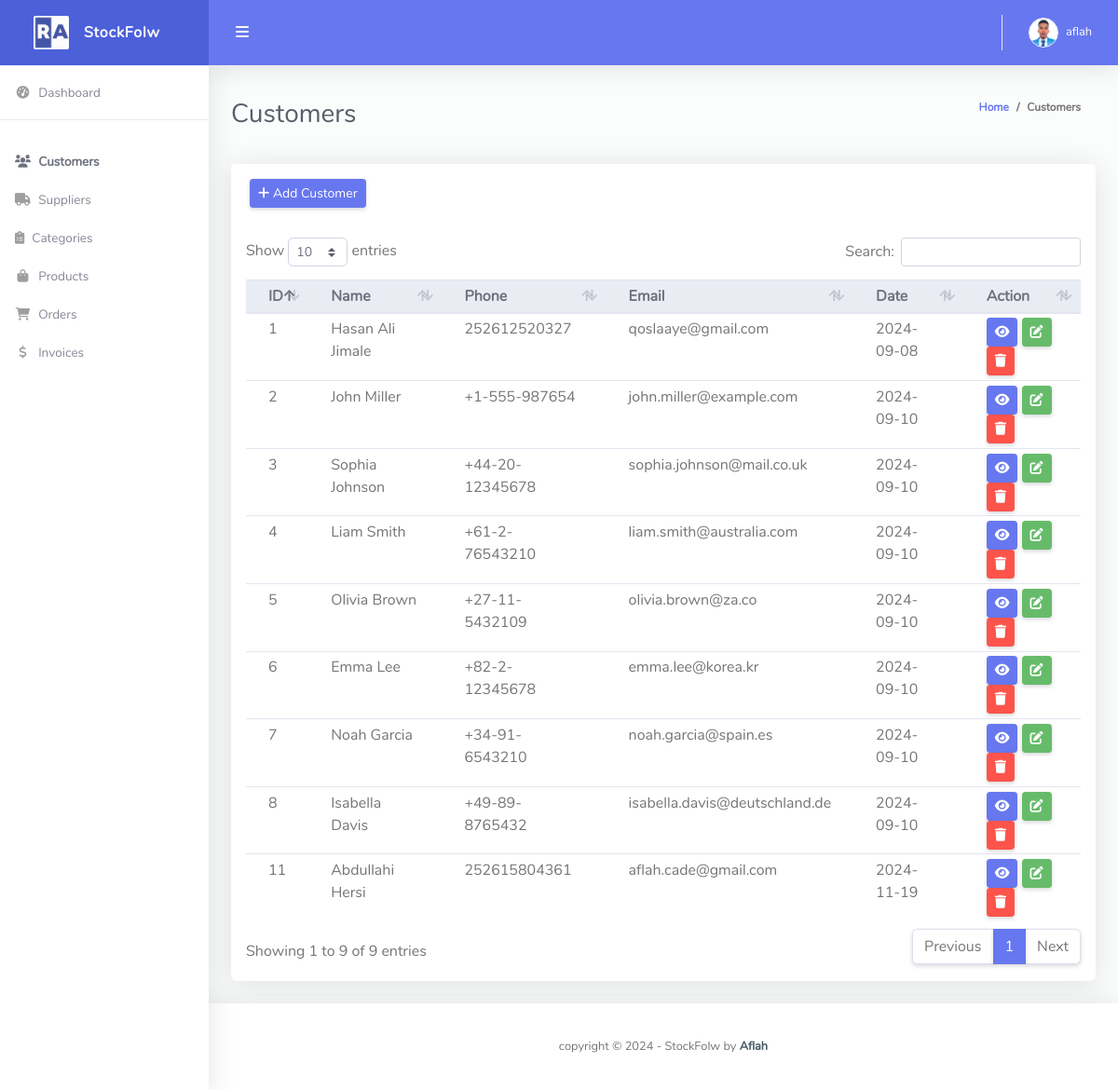
The page /customer/ (signed in) on the database its author committed.
### stockflow/models.py (models this page shows, shortened)
class Customer(models.Model):
    user = models.OneToOneField(User, null=True, blank=True, on_delete=models.CASCADE)
    name = models.CharField(max_length=200, null=True, blank=True)
    phone = models.CharField(max_length=200, null=True, blank=True)
    email = models.EmailField(max_length=200, null=True, blank=True)
    address = models.TextField(null=True, blank=True)
    profile_pic = models.ImageField(default="profile1.png", null=True, blank=True)
    date_created = models.DateTimeField(auto_now_add=True, null=True, blank=True)

### stockflow/decorators.py (the view)
		def wrapper_func(request, *args, **kwargs):
			group = None
			if request.user.groups.exists():
				group = request.user.groups.all()[0].name
			if group in allowed_roles:
				return view_func(request, *args, **kwargs)
			else:
				return redirect('/')

### stockflow/forms.py (shortened to what this page needs)
class CustomerForm(forms.ModelForm):
    class Meta:
        model = Customer
        fields = '__all__'
        exclude = ['user']
        widgets = {
            'name': forms.TextInput(attrs={'class': 'form-control', 'placeholder': 'Customer Name', 'required': True}),
            'phone': forms.TextInput(attrs={'class': 'form-control', 'placeholder': 'Phone', 'required': True}),
            'email': forms.EmailInput(attrs={'class': 'form-control', 'placeholder': 'Email', 'required': True}),
            'address': forms.Textarea(attrs={'class': 'form-control', 'placeholder': 'Address', 'required': True}),
        }

### stockflow/views.py (called while the page is built)
@login_required(login_url='login')
@allowed_users(allowed_roles=['admin'])
def customer(request):
    customers = Customer.objects.all()
    form = CustomerForm()
    context = {'customers': customers, 'form': form}
    return render(request, 'customer.html', context)

### templates/customer.html (shortened to what this page needs)
{% extends 'base.html' %}
{% block content %}
<div class="container-fluid" id="container-wrapper">
    <div class="d-sm-flex align-items-center justify-content-between mb-4">
        <h1 class="h3 mb-0 text-gray-800">Customers</h1>
        <ol class="breadcrumb">
            <li class="breadcrumb-item"><a href="{% url 'home' %}">Home</a></li>
            <li class="breadcrumb-item">Customers</li>
        </ol>
    </div>
    <div class="row">
        <div class="col-lg-12">
            <div class="card mb-4">
                <div class="card-header py-3 d-flex flex-row align-items-center justify-content-between">
                    <button class="btn btn-sm btn-primary" data-toggle="modal" data-target="#modal-add-customer">
                        <i class="fas fa-plus"></i> Add Customer
                    </button>
                </div>
                <div class="table-responsive p-3">
                    <table class="table align-items-center table-flush table-hover table-sm" id="dataTableHover">
                        <thead class="thead-light">
                            <tr>
                                <th>ID</th>
                                <th>Name</th>
                                <th>Phone</th>
                                <th>Email</th>
                                <th>Date</th>
                                <th>Action</th>
                            </tr>
                        </thead>
                        <tbody>
                            {% for customer in customers %}
                            <tr data-description="{{ customer.address }}">
                                <td>{{ customer.id }}</td>
                                <td>{{ customer.name }}</td>
                                <td>{{ customer.phone }}</td>
                                <td>{{ customer.email }}</td>
                                <td>{{ customer.date_created|date:"Y-m-d" }}</td>
                                <td>
                                    <a href="{% url 'customer_orders' customer.id %}" class="btn btn-sm btn-primary">
                                        <i class="fas fa-eye"></i>
                                    </a>
                                    <a href="" class="btn btn-sm btn-success" data-toggle="modal"
                                        data-target="#modal-update-{{ customer.id }}">
                                        <i class="fas fa-edit"></i>
                                    </a>
                                    <a href="" class="btn btn-sm btn-danger" data-toggle="modal"
                                        data-target="#modal-delete-{{ customer.id }}">
                                        <i class="fas fa-trash"></i>
                                    </a>
                                </td>
                            </tr>
                            {% endfor %}
                        </tbody>
                    </table>
                </div>
            </div>
        </div>
    </div>
</div>
{% endblock %}

### templates/partials/topbar.html (shortened to what this page needs)
{% load static %}
<nav class="navbar navbar-expand navbar-light bg-navbar topbar mb-4 static-top">
    <button id="sidebarToggleTop" class="btn btn-link rounded-circle mr-3">
        <i class="fa fa-bars"></i>
    </button>
    <ul class="navbar-nav ml-auto">
        <li class="nav-item dropdown no-arrow">
            <a class="nav-link dropdown-toggle" href="#" id="userDropdown" role="button" data-toggle="dropdown"
                aria-haspopup="true" aria-expanded="false">
                {% if request.user.customer.profile_pic %}
                <img class="img-profile rounded-circle" src="{{request.user.customer.profile_pic.url}}"
                    style="max-width: 60px">
                {% else %}
                <img class="img-profile rounded-circle" src="{% static 'img/Testro.jpg' %}" style="max-width: 60px">
                {% endif %}
                <span class="ml-2 d-none d-lg-inline text-white small">{{request.user}}</span>
            </a>
        </li>
    </ul>
</nav>

### rows shown on the page
Customer: id "1", name "Hasan Ali Jimale", phone "252612520327", email "qoslaaye@gmail.com", date_created "2024-09-08"
Customer: id "2", name "John Miller", phone "+1-555-987654", email "john.miller@example.com", date_created "2024-09-10"
Customer: id "3", name "Sophia Johnson", phone "+44-20-12345678", email "sophia.johnson@mail.co.uk", date_created "2024-09-10"
Customer: id "4", name "Liam Smith", phone "+61-2-76543210", email "liam.smith@australia.com", date_created "2024-09-10"
Customer: id "5", name "Olivia Brown", phone "+27-11-5432109", email "olivia.brown@za.co", date_created "2024-09-10"
Customer: id "6", name "Emma Lee", phone "+82-2-12345678", email "emma.lee@korea.kr", date_created "2024-09-10"
Customer: id "7", name "Noah Garcia", phone "+34-91-6543210", email "noah.garcia@spain.es", date_created "2024-09-10"
Customer: id "8", name "Isabella Davis", phone "+49-89-8765432", email "isabella.davis@deutschland.de", date_created "2024-09-10"
Customer: id "11", name "Abdullahi Hersi", phone "252615804361", email "aflah.cade@gmail.com", date_created "2024-11-19"

### other values the page prints
{{ request.user }} "aflah"
